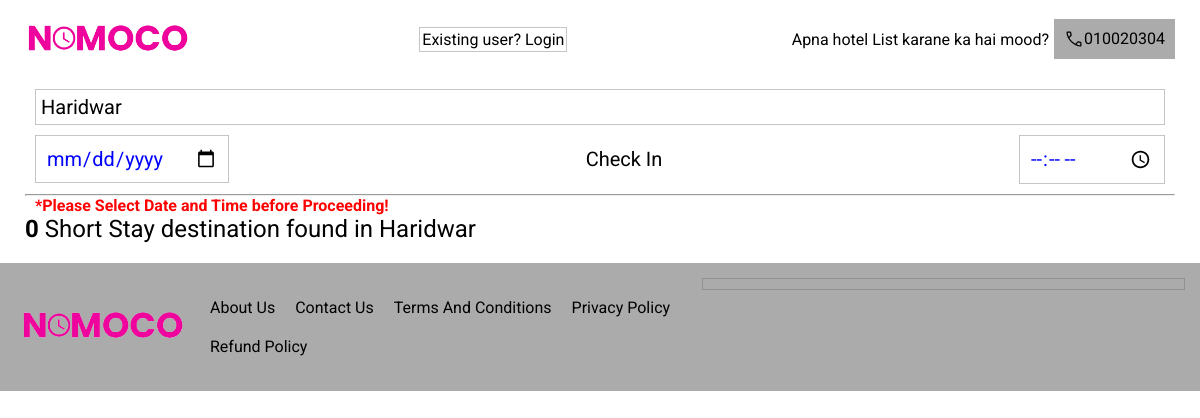
The app's page /hotels?designation=Haridwar, older data.
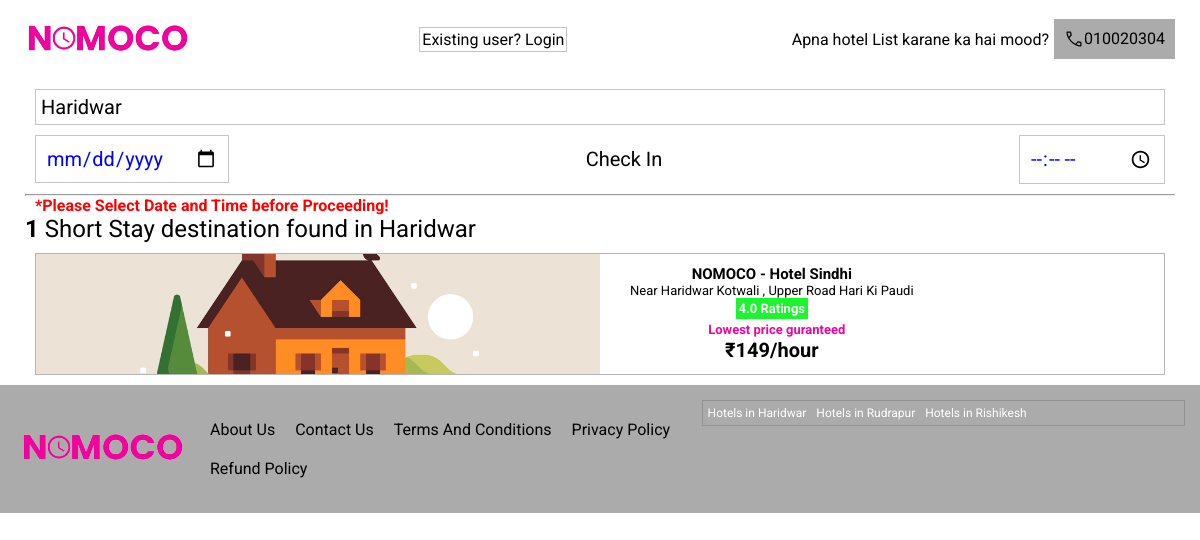
The same page, newer data.
### hotel/models.py (models this page shows, shortened)
class Hotel(models.Model):
    hotel_name = models.CharField(max_length=255, blank=True)
    address = models.CharField(max_length=500, blank=True)
    price = models.CharField(max_length=255,    blank=True)
    offer_price = models.CharField(max_length=255, blank=True)
    hour_1_price = models.CharField(max_length=255, blank=True, default="149")
    hour_2_price = models.CharField(max_length=255, blank=True, default="249")
    hour_3_price = models.CharField(max_length=255, blank=True, default="349")
    hour_4_price = models.CharField(max_length=255, blank=True, default="400")
    poster = models.ImageField(upload_to = hotel_directory_path)
    available = models.BooleanField(default=True)
    description = models.TextField(blank=True)
    safety = models.BooleanField(default=True)
    privacy = models.BooleanField(default=True)
    security = models.BooleanField(default=True)
    available_from = models.TimeField(blank=True)
    available_to = models.TimeField(blank=True)
    hotel_phone = models.CharField(max_length=255, blank=True)
    hotel_email = models.CharField(max_length=255, blank=True)
    def __str__(self):
        return self.hotel_name

class Designation(models.Model):
    name = models.CharField(max_length=255, blank=False)
    image = models.ImageField(upload_to = designation_directory_path)
    footer = models.BooleanField(default=False)
    active = models.BooleanField(default=True)

### hotel/views.py (the view)
# urls.py: path('hotels', views.hotels, name='hotels'),
def hotels(request):
    context = {}
    context['designation'] = desig
    context['hotels'] = 'no q'
    if request.GET.get('designation'):
        designation = request.GET.get('designation')
        date = request.GET.get('date')
        time = request.GET.get('time')
        hotels = Hotel.objects.all()
        if time != 'None' and time != '' and time:
            hotels = hotels.filter(available_to__gte=time)
            hotels = hotels.filter(available_from__lte=time)
        hotels_byname = hotels.filter(hotel_name__icontains=designation)
        hotels_byaddress = hotels.filter(address__icontains=designation)
        hotels = set(chain(hotels_byname, hotels_byaddress,))
        print(hotels)
        context['hotels'] = hotels
        context['date'] = date
        context['time'] = time
        context['desc'] = designation
    context['style'] = 'hotels.css'
    return render(request, 'hotel/hotels.html', context)

### hotel/templates/hotel/hotels.html (shortened to what this page needs)
{% extends 'base.html' %}
{% block content %}
<div class="hotels">
    <div class="search-details">
        <input type="text" value="{{desc}}">
        <div>
            <input type="date" value="{{date}}" name="date" id="date">
            <p>Check In</p>
            <input type="time" value="{{time}}" name="time" id="time">
        </div>
    </div>
    <hr>
    {% if date == '' or date == 'None' or time == '' or time == 'None' or not date or not time %}<span style="color:red; padding:10px; font-weight:bold;">*Please Select Date and Time before Proceeding!</span>{% endif %}
    <h2> <b> {{hotels|length}} </b>Short Stay destination found in {{desc}}</h2>
    <div class="large-cards">
        {% for hotel in hotels %}
        <a href="{% if date != '' and date != 'None' and time != '' and time != 'None' and date and time %} /hotel?id={{hotel.id}}&date={{date}}&time={{time}} {% endif %}" class="large-card">
            <div class="large-card-img" style="background: url({{hotel.poster.url}});"></div>
            <div class="large-card-details">
                <h2>{{hotel.hotel_name}}</h2>
                <span class="">{{hotel.address}}</span>
                <span class="rating">4.0 Ratings</span>
                <div><span style="color:rgb(239, 5, 157); font-weight: bold;margin-left: 10px;">Lowest price guranteed</span>
                </div>
                <div class=""><span style="font-size: 20px; font-weight:bold;">₹149/hour</span></div>
            </div>
        </a>
        {% endfor %}
    </div>
</div>
{% endblock content %}

### templates/base.html (shortened to what this page needs)
{% load static %}
{% static "" as baseURL %}
<!DOCTYPE html>
<html lang="en">
<head>
    <link rel="stylesheet" href="{% static 'css/style.css' %}">
    <link rel="stylesheet" href="{{baseURL}}css/{{style}}">
</head>
<body>
    <header>
        <nav>
            <div class="logo">
                <a href="{% url 'index' %}"><img src="{% static 'images/logo.png' %}" alt="NOMOCO"></a>
            </div>
            <div class="login">
                <a href="{% url 'login' %}">Existing user? Login </a>
            </div>
            <div class="info">
                <div class="contact">
                    <span>Apna hotel List karane ka hai mood?</span>
                    <a href="tel:9520315158">
                        <img src="{% static 'images/call.svg' %}" alt="call icon">
                        010020304
                    </a>
                </div>
            </div>
        </nav>
    </header>
    <main>{% block content %} {% endblock content %}</main>
    <footer>
        <div class="logo">
            <a href=""><img src="{% static 'images/logo.png' %}" alt="NOMOCO"></a>
        </div>
        <div class="links">
            <a href="">About Us</a>
            <a href="">Contact Us</a>
            <a href="">Terms And Conditions</a>
            <a href="">Privacy Policy</a>
            <a href="">Refund Policy</a>
        </div>
        <div class="footer-designations">
            {% for i in designation %}
            <p>Hotels in {{i.name}}</p>
            {% endfor %}
        </div>
    </footer>
</body>
</html>

### static/css/style.css (style rules this page uses)
* { margin: 0; padding: 0; font-family: 'Roboto', sans-serif; box-sizing: border-box; transition: 0.1s ease-in all; }
.logo img { width: 175px; }
nav { display: flex; align-items: center; justify-content: space-between; padding: 10px 20px; }
.contact { display: flex; align-items: center; justify-content: center; }
.contact > a > img { height: 20px; }
.contact > a { display: flex; background-color: rgba(128, 128, 128, 0.661); padding: 10px; text-align: center; text-decoration: none; color: black; margin: 5px; }
.login a { color: black; text-decoration: none; border: 1px solid rgba(128, 128, 128, 0.455); padding: 2px; }
footer { background-color: rgba(128, 128, 128, 0.661); display: flex; justify-content: space-between; padding: 15px; align-items: center; }
footer > .links { display: flex; padding: 10px; flex-wrap: wrap; }
footer > .links > a { margin: 10px; text-align: center; color: black; text-decoration: none; }
.info { display: flex; justify-content: space-between; align-items: center; }
.footer-designations { width: 50%; display: flex; flex-wrap: wrap; gap: 10px; color: white; border: 1px solid rgba(128, 128, 128, 0.581); padding: 5px; font-size: 12px; align-self: flex-start; }

### static/css/hotels.css (style rules this page uses)
.hotels { padding: 0 25px; }
.hotels > h2 { font-weight: normal; }
.search-details { display: flex; gap: 10px; flex-direction: column; padding: 10px; }
.search-details input { padding: 5px; font-size: 20px; border: 1px solid rgba(128, 128, 128, 0.456); }
.search-details input[type="date"], .search-details input[type="time"] { color: blue; border: 1px solid rgba(128, 128, 128, 0.456); padding: 10px; }
.search-details div { display: flex; justify-content: space-between; align-items: center; font-size: 20px; }
.large-cards { display: flex; flex-direction: column; align-items: center; justify-content: center; padding: 10px; gap: 30px; }
.large-card { display: flex; width: 100%; color: black; text-decoration: none; gap: 20px; border: 1px solid rgba(128, 128, 128, 0.581); }
.large-card-img { background-size:cover !important; background-repeat: no-repeat !important; background-position: center !important; height: 120px; width: 50%; }
.large-card-details { display: flex; flex-direction: column; text-align:center; padding: 10px; justify-content: center; }
.large-card-details h2 { font-size: 15px; }
.large-card-details span { font-size: 13px; }
.rating { background-color: rgb(27, 245, 48); color: white; font-size: 15px; font-weight: bold; width: fit-content; padding: 3px; margin: 0 auto; }

Row changes from the older to the newer data that the page shows:
added Hotel: poster (picture), hotel_name "NOMOCO - Hotel Sindhi", address "Near Haridwar Kotwali , Upper Road Hari Ki Paudi"
added Designation: name "Haridwar"
added Designation: name "Rudrapur"
added Designation: name "Rishikesh"
Text that changed along with them:
{{ hotels|length }}: "0" → "1"
